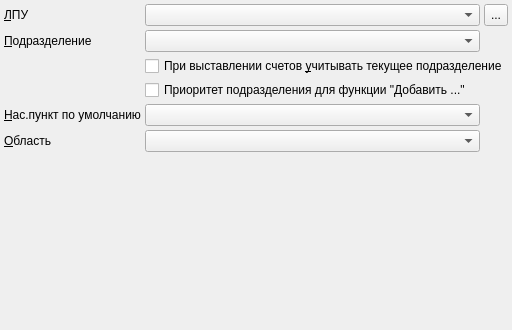
     <widget class="QWidget" name="tabMain">
      <attribute name="title">
       <string>Основные настройки</string>
      </attribute>
      <layout class="QGridLayout">
       <property name="margin">
        <number>4</number>
       </property>
       <property name="spacing">
        <number>4</number>
       </property>
       <item row="0" column="0">
        <widget class="QLabel" name="lblOrganisation">
         <property name="sizePolicy">
          <sizepolicy hsizetype="Maximum" vsizetype="Fixed">
           <horstretch>0</horstretch>
           <verstretch>0</verstretch>
          </sizepolicy>
         </property>
         <property name="minimumSize">
          <size>
           <width>130</width>
           <height>0</height>
          </size>
         </property>
         <property name="text">
          <string>&amp;ЛПУ</string>
         </property>
         <property name="buddy">
          <cstring>cmbOrganisation</cstring>
         </property>
        </widget>
       </item>
       <item row="0" column="1">
        <widget class="CPolyclinicComboBox" name="cmbOrganisation"/>
       </item>
       <item row="0" column="2">
        <widget class="QToolButton" name="btnSelectOrganisation">
         <property name="sizePolicy">
          <sizepolicy hsizetype="Fixed" vsizetype="Ignored">
           <horstretch>0</horstretch>
           <verstretch>0</verstretch>
          </sizepolicy>
         </property>
         <property name="text">
          <string>...</string>
         </property>
        </widget>
       </item>
       <item row="1" column="0">
        <widget class="QLabel" name="lblOrgStructure">
         <property name="sizePolicy">
          <sizepolicy hsizetype="Maximum" vsizetype="Preferred">
           <horstretch>0</horstretch>
           <verstretch>0</verstretch>
          </sizepolicy>
         </property>
         <property name="minimumSize">
          <size>
           <width>130</width>
           <height>0</height>
          </size>
         </property>
         <property name="text">
          <string>&amp;Подразделение</string>
         </property>
         <property name="buddy">
          <cstring>cmbOrgStructure</cstring>
         </property>
        </widget>
       </item>
       <item row="1" column="1">
        <widget class="COrgStructureComboBox" name="cmbOrgStructure"/>
       </item>
       <item row="2" column="1" colspan="2">
        <widget class="QCheckBox" name="chkFilterPaymentByOrgStructure">
         <property name="text">
          <string>При выставлении счетов &amp;учитывать текущее подразделение</string>
         </property>
        </widget>
       </item>
       <item row="6" column="0">
        <spacer>
         <property name="orientation">
          <enum>Qt::Vertical</enum>
         </property>
         <property name="sizeHint" stdset="0">
          <size>
           <width>61</width>
           <height>174</height>
          </size>
         </property>
        </spacer>
       </item>
       <item row="4" column="1">
        <widget class="CKLADRComboBox" name="cmbDefaultCity"/>
       </item>
       <item row="4" column="0">
        <widget class="QLabel" name="lblDefaultCity">
         <property name="minimumSize">
          <size>
           <width>130</width>
           <height>0</height>
          </size>
         </property>
         <property name="text">
          <string>&amp;Нас.пункт по умолчанию</string>
         </property>
         <property name="buddy">
          <cstring>cmbDefaultCity</cstring>
         </property>
        </widget>
       </item>
       <item row="3" column="1" colspan="2">
        <widget class="QCheckBox" name="chkOrgStructurePriorityForAddActions">
         <property name="text">
          <string>Приоритет подразделения для функции &quot;Добавить ...&quot;</string>
         </property>
        </widget>
       </item>
       <item row="5" column="1">
        <widget class="CKLADRComboBox" name="cmbProvince"/>
       </item>
       <item row="5" column="0">
        <widget class="QLabel" name="lblDefaultCity_2">
         <property name="minimumSize">
          <size>
           <width>130</width>
           <height>0</height>
          </size>
         </property>
         <property name="text">
          <string>&amp;Область</string>
         </property>
         <property name="buddy">
          <cstring>cmbProvince</cstring>
         </property>
        </widget>
       </item>
      </layout>
     </widget>
